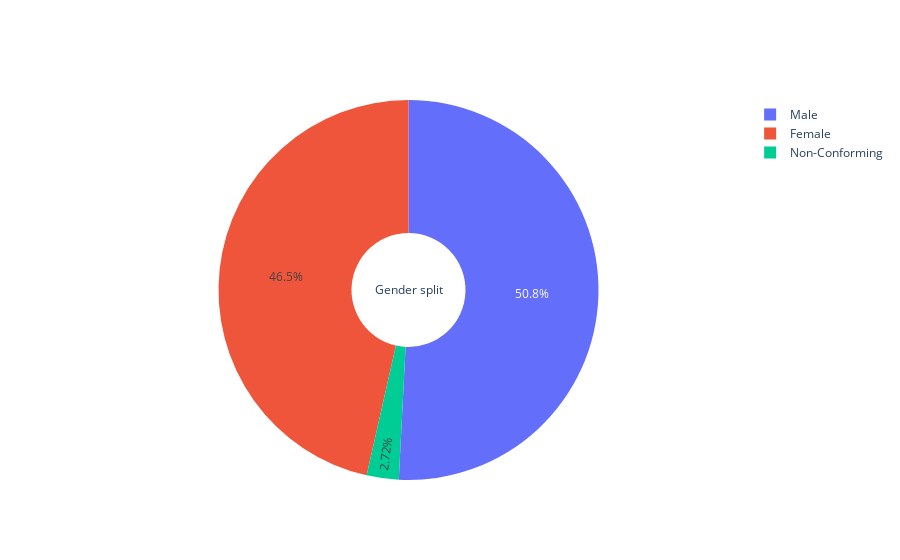

Notebook code for this chart:
### Code cell
fig = go.Figure(data=[go.Pie(labels=gen_df.index.values, values=gen_df.values, hole=.3, title="Gender split")])
fig.show()

### Figure 1 — Plotly figure (JSON) as saved in the notebook; plotly's stock layout.template omitted (floating-point values rounded to 4 significant figures)
{"data": [{"hole": 0.3, "labels": ["Male", "Female", "Non-Conforming"], "title": {"text": "Gender split"}, "type": "pie", "values": [11288, 10321, 605]}], "layout": {"autosize": true}}
